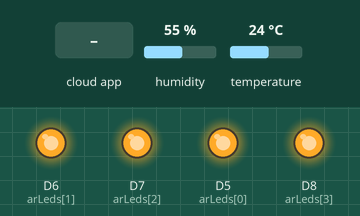
Bench run of a program on a simulated ESP8266 (NodeMCU). Parts: output pins drawn as LEDs (lit = HIGH). The inputs (shaded band) are chosen by the test bench; at power-on: humidity 55 %, temperature 24 °C. WiFi joins after 1.5 s; servers stay silent unless stated; the Firebase database answers and starts empty; what the program prints to the serial monitor is not drawn.

Above: at 2.7 s.
2.8 s: the phone or cloud app sets Led to 1
At 5.2 s:
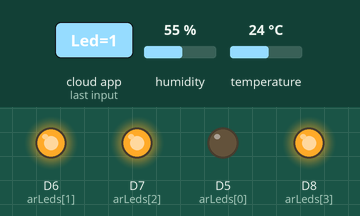
6.4 s: the phone or cloud app sets Led to 0
At 9.3 s:
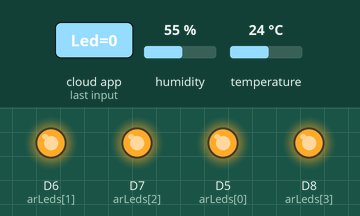
Timing chart, 0 to 10.8 s (numbered marks = the images above; inputs shaded):
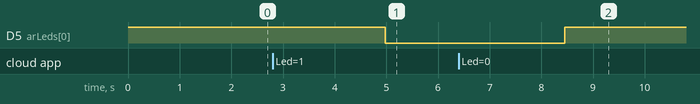

The program:

main.cpp
```cpp
/*
git remote add origin https://github.com/swiedjaja/Firebase_Tutorial_DHT.git
git push -u origin master

username: swiedjaja@gmail.com; Steff123Xyz
*/
#include <Arduino.h>
#include "FirebaseESP8266.h"
#include <ESP8266WiFi.h>

#define FIREBASE_HOST "https://environmentmonitoring-792cc.firebaseio.com/"
#define FIREBASE_AUTH "DrkKOHYHRhnhlDVFm1sKI9pLpNXlFlhsT0F4jo34"
#define WIFI_SSID "SmartNet"
#define WIFI_PASSWORD "steffxyz"
#include "DHT.h"

#define DHTPIN D3     // Digital pin connected to the DHT sensor
#define DHTTYPE DHT11   // DHT 22  (AM2302), AM2321
//#define DHTTYPE DHT21   // DHT 21 (AM2301)

DHT dht(DHTPIN, DHTTYPE);
//Define FirebaseESP8266 data object
FirebaseData firebaseData;
#define FIREBASE_TEMP "Environment/Data/Temperature"
#define FIREBASE_HUMIDITY "Environment/Data/Humidity"
#define FIREBASE_LEDS "Environment/Control/Led"

#define LED_MAX 4
const byte arLeds[LED_MAX] = {D5, D6, D7, D8};

int nLastLedValue = 0;
bool FirebaseGetInt(const char* path, int& value)
{
  bool result = Firebase.getInt(firebaseData, FIREBASE_LEDS);
  value = firebaseData.intData();
  return result;
}

void setup() {
  Serial.begin(115200);
  for (byte i=0; i<LED_MAX; i++)
  {
     pinMode(arLeds[i], OUTPUT);
     digitalWrite(arLeds[i], HIGH);
  }

  WiFi.begin(WIFI_SSID, WIFI_PASSWORD);
  Serial.print("Connecting to Wi-Fi");
  while (WiFi.status() != WL_CONNECTED)
  {
    Serial.print(".");
    delay(300);
  }
  Serial.println();
  Serial.print("Connected with IP: ");
  Serial.println(WiFi.localIP());
  Serial.println();

  Firebase.begin(FIREBASE_HOST, FIREBASE_AUTH);
  Firebase.reconnectWiFi(true);

  //Set database read timeout to 1 minute (max 15 minutes)
  Firebase.setReadTimeout(firebaseData, 1000 * 60);
  //tiny, small, medium, large and unlimited.
  //Size and its write timeout e.g. tiny (1s), small (10s), medium (30s) and large (60s).
  Firebase.setwriteSizeLimit(firebaseData, "tiny");

  dht.begin();
}

void loop() {
  delay(3000);

  // Reading temperature or humidity takes about 250 milliseconds!
  // Sensor readings may also be up to 2 seconds 'old' (its a very slow sensor)
  float h = dht.readHumidity();
  // Read temperature as Celsius (the default)
  float t = dht.readTemperature();

  // Check if any reads failed and exit early (to try again).
  if (isnan(h) || isnan(t)) {
    Serial.println(F("Failed to read from DHT sensor!"));
    return;
  }

  Serial.print(F("Humidity: "));
  Serial.print(h);
  Serial.print(F("%  Temperature: "));
  Serial.print(t);
  Serial.println(F("°C "));

  if (!Firebase.setFloat(firebaseData, FIREBASE_TEMP, t))
    Serial.println("FAILED, REASON: " + firebaseData.errorReason());

  if (!Firebase.setFloat(firebaseData, FIREBASE_HUMIDITY, h))
    Serial.println("FAILED, REASON: " + firebaseData.errorReason());

  if (Firebase.getInt(firebaseData, FIREBASE_LEDS))
  {
     int nData = firebaseData.intData();
     if (nLastLedValue!=nData)
     {
         nLastLedValue = nData;
         Serial.printf("ReceiveData: %d\n", nData);
         for (byte i=0; i<LED_MAX; i++)
           digitalWrite(arLeds[i], HIGH);

         if (nData>0 && nData<=LED_MAX)
           digitalWrite(arLeds[nData-1], LOW);
      }
  }
}
```

Measured:
- after the input at 2.8 s, D5 (arLeds[0]): HIGH → LOW after 2.2 s
- after the input at 6.4 s, D5 (arLeds[0]): LOW → HIGH after 2.1 s
